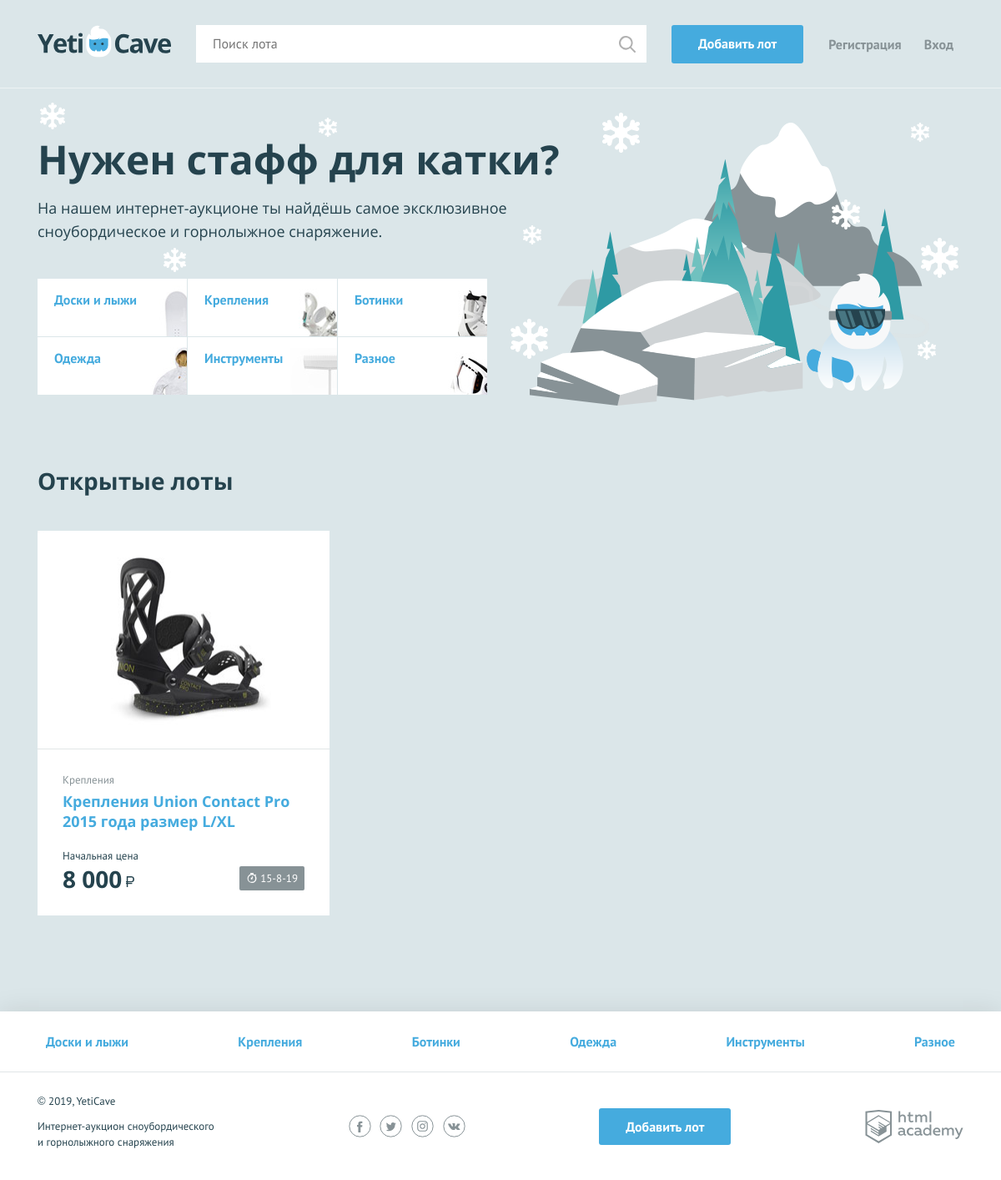
The page / on the database its author committed.
### tables this page shows
CREATE TABLE categories (
id INT AUTO_INCREMENT PRIMARY KEY,
character_code VARCHAR(64) NOT NULL UNIQUE,
name VARCHAR(64) NOT NULL UNIQUE
);

CREATE TABLE lots (
id INT AUTO_INCREMENT PRIMARY KEY,
date_create TIMESTAMP DEFAULT CURRENT_TIMESTAMP NOT NULL,
name VARCHAR(64) NOT NULL,
description TEXT NOT NULL,
image_link VARCHAR(200) NOT NULL,
initial_price INT NOT NULL,
date_end TIMESTAMP NOT NULL,
step_rate INT NOT NULL,
category INT NOT NULL,
user INT NOT NULL,
winner INT,
FOREIGN KEY (category) REFERENCES categories(id),
FOREIGN KEY (user) REFERENCES users(id),
FOREIGN KEY (winner) REFERENCES users(id),
FULLTEXT INDEX lots_search (name, description)
);

### helpers.php (called while the page is built, shortened)
<?php
function include_template($name, array $data = [])
{
    $name = 'templates/' . $name;
    extract($data);
    require $name;
    $result = ob_get_clean();
    return $result;
}

### init.php (called while the page is built, shortened)
<?php
require_once 'functions.php';
require_once 'bd.php';
$categories = get_categories($link);

### templates/index.php (the view)
<main class="container">
    <section class="promo">
        <h2 class="promo__title">Нужен стафф для катки?</h2>
        <p class="promo__text">На нашем интернет-аукционе ты найдёшь самое эксклюзивное сноубордическое и
            горнолыжное снаряжение.</p>
        <ul class="promo__list">
            <?php foreach ($categories as $value) : ?>
                <li class="promo__item promo__item--<?= $value['character_code']; ?>">
                    <a class="promo__link" href="all-lots.php?category=<?= $value['id']; ?>"><?= $value['name']; ?></a>
                </li>
            <?php endforeach; ?>
        </ul>
    </section>
    <section class="lots">
        <div class="lots__header">
            <h2>Открытые лоты</h2>
        </div>
        <ul class="lots__list">
            <?php foreach ($lots as $value): ?>
                <li class="lots__item lot">
                    <div class="lot__image">
                        <img src="<?= $value['URL']; ?>" width="350" height="260"
                             alt="<?= htmlspecialchars($value['name']); ?>">
                    </div>
                    <div class="lot__info">
                        <span class="lot__category"><?= $value['category']; ?></span>
                        <h3 class="lot__title"><a class="text-link"
                                                  href="lot.php?id=<?= $value['id']; ?>"><?= htmlspecialchars($value['name']); ?></a>
                        </h3>
                        <div class="lot__state">
                            <div class="lot__rate">
                                <span class="lot__amount"><?= (int)$value['count_rates'] === 0 ? 'Начальная цена' : $value['count_rates'] . get_noun_plural_form($value['count_rates'],
                                            ' ставка', ' ставки', ' ставок'); ?></span>
                                <span class="lot__cost"><?= format_price($value['initial_price']); ?></span>
                            </div>
                            <div class="lot__timer timer">
                                <?= timer($value['date_end']) ?>
                            </div>
                        </div>
                    </div>
                </li>
            <?php endforeach; ?>
        </ul>
    </section>
</main>

### functions.php (shortened to what this page needs)
<?php
require_once 'helpers.php';
function format_price($num)
{
    $result = number_format((ceil($num)), 0, '.', ' ');
    $result .= '<b class="rub">р</b>';
    return $result;
}
function timer($date)
{
    $dt_end = date_create($date);
    $dt_now = date_create("now");
    $dt_diff = date_diff($dt_now, $dt_end);
    $timer_days = date_interval_format($dt_diff, "%a");
    $result = '';
    if ($dt_now > $dt_end) {
        $result = 'лот закрыт';
    } elseif ($timer_days < 1 and $dt_now < $dt_end) {
        $result = date_interval_format($dt_diff, "%h ч %i мин");
    } elseif (0 < $timer_days and $timer_days < 6) {
        $result = date_interval_format($dt_diff, "%d дн");
    } elseif (5 < $timer_days) {
        $result = date('j-n-y', strtotime($date));
    }
    return $result;
}
function get_data($request, $link)
{
    $result = mysqli_query($link, $request);
    $array = [];
    if ($result) {
        $array = mysqli_fetch_all($result, MYSQLI_ASSOC);
    }
    return $array;
}
function get_lots($link)
{
    $request = "SELECT l.id, l.name as name, c.NAME AS category, l.image_link as URL, l.description, l.step_rate as rate,
        IFNULL(MAX(r.price), l.initial_price) AS initial_price, l.date_create, l.date_end as date_end, COUNT(r.price) AS count_rates
        From lots l
        left JOIN rates r ON r.lot = l.id
        left JOIN categories c ON l.category = c.id
        WHERE l.date_end > CURDATE() GROUP BY l.id
        LIMIT 6";
    $result = get_data($request, $link);
    return $result;
}
function get_categories($link)
{
    $request = "SELECT id, character_code, name FROM categories";
    $result = get_data($request, $link);
    return $result;
}

### templates/layout.php (shortened to what this page needs)
<!DOCTYPE html>
<html lang="ru">
<head>
    <link href="../css/normalize.min.css" rel="stylesheet">
    <link href="../css/style.css" rel="stylesheet">
    <link href="../css/flatpickr.min.css" rel="stylesheet">
</head>
<body>
<div class="page-wrapper">
    <header class="main-header">
        <div class="main-header__container container">
            <a href="/" class="main-header__logo">
                <img src="../img/logo.svg" width="160" height="39" alt="Логотип компании YetiCave">
            </a>
            <form class="main-header__search" method="get" action="search.php" autocomplete="off">
                <input type="search" name="search" placeholder="Поиск лота"
                       value="<?= isset($search) ? htmlspecialchars($search) : ''; ?>">
                <input class="main-header__search-btn" type="submit" name="find" value="Найти">
            </form>
            <a class="main-header__add-lot button" href="add.php">Добавить лот</a>
            <nav class="user-menu">
                <?php if (isset($_SESSION['user'])): ?>
                    <div class="user-menu__logged">
                        <p><?= htmlspecialchars($_SESSION['user']['name']); ?></p>
                        <a class="user-menu__bets" href="my-bets.php">Мои ставки</a>
                        <a class="user-menu__logout" href="logout.php">Выход</a>
                    </div>
                <?php else: ?>
                    <ul class="user-menu__list">
                        <li class="user-menu__item">
                            <a href="sign-up.php">Регистрация</a>
                        </li>
                        <li class="user-menu__item">
                            <a href="login.php">Вход</a>
                        </li>
                    </ul>
                <?php endif; ?>
            </nav>
        </div>
    </header>
    <?= $main_content; ?>
</div>
<footer class="main-footer">
    <nav class="nav">
        <ul class="nav__list container">
            <?php foreach ($categories as $category) : ?>
                <li class="nav__item">
                    <a href="all-lots.php?category=<?= $category['id']; ?>"><?= $category['name'];
                        $category['id']; ?></a>
                </li>
            <?php endforeach; ?>
        </ul>
    </nav>
    <div class="main-footer__bottom container">
        <div class="main-footer__copyright">
            <p>© 2019, YetiCave</p>
            <p>Интернет-аукцион сноубордического и горнолыжного снаряжения</p>
        </div>
        <div class="main-footer__social social">
            <a class="social__link social__link--facebook" href="#">
            </a>
            <a class="social__link social__link--twitter" href="#">
            </a>
            <a class="social__link social__link--instagram" href="#">
            </a>
            <a class="social__link social__link--vkontakte" href="#">
            </a>
        </div>
        <a class="main-footer__add-lot button" href="add.php">Добавить лот</a>
        <div class="main-footer__developed-by">
            <a class="logo-academy" href="https://htmlacademy.ru/intensive/php">
            </a>
        </div>
    </div>
</footer>
</body>
</html>

### index.php (shortened to what this page needs)
<?php
require_once 'init.php';
$lots = get_lots($link);
$main_content = include_template('index.php', ['categories' => $categories, 'lots' => $lots]);
$index_page = include_template('layout.php',
    ['categories' => $categories, 'main_content' => $main_content, 'title' => 'Главная']);
print $index_page;

### rows shown on the page
categories: shows a picture, name "Доски и лыжи"
categories: shows a picture, name "Крепления"
categories: shows a picture, name "Ботинки"
categories: shows a picture, name "Одежда"
categories: shows a picture, name "Инструменты"
categories: shows a picture, name "Разное"
lots: image_link (picture), category.name "Крепления", name "Крепления Union Contact Pro 2015 года размер L/XL", initial_price "8 000", date_end "15-8-19"
